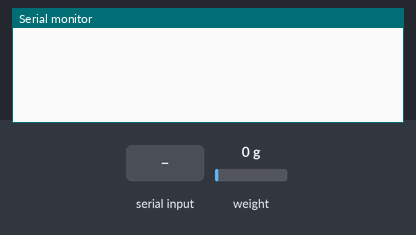
A sketch run on a simulated Arduino Uno, built with avr-gcc and run on an emulated ATmega328P. On the bench: the last lines printed to the serial monitor. Inputs (shaded band) come from the test bench; at power-on: weight on the scale 0 g. EEPROM starts erased.

Above: at 1.2 s.
1.3 s: "start_capture" received over Serial
At 2.41 s:
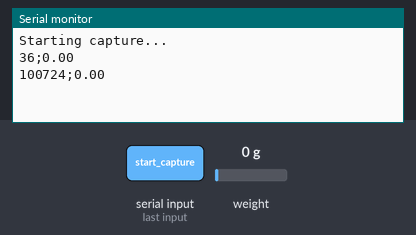
3.8 s: "end_capture" received over Serial
At 5.2 s:
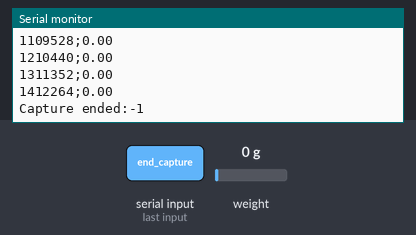
6.3 s: "get_version" received over Serial
At 7.7 s:
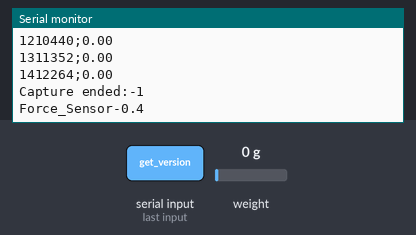
8.8 s: "get_tare" received over Serial
At 10.9 s:
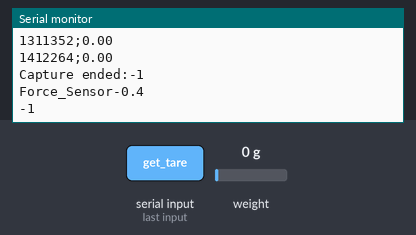
11.3 s: "set_tare" received over Serial
At 13.1 s:
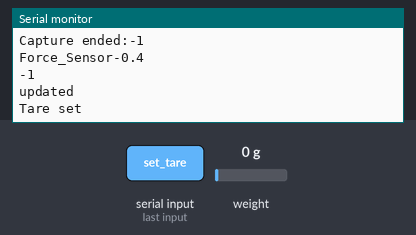
13.8 s: "90,45,200\n" received over Serial
At 15.9 s:
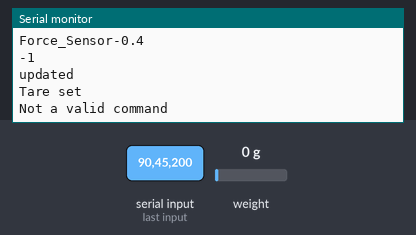
Timing chart, 0 to 17.3 s (numbered marks = the images above; inputs shaded):
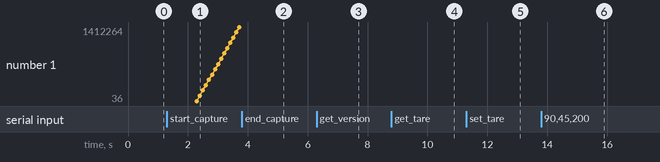

The sketch:

ForceSensor-0.4.ino
```cpp
// (licence header left out)
#include <HX711.h>
#include <EEPROM.h>

#define DOUT  3
#define CLK  2

//Version number //it always need to start with: "Force_Sensor-"
String version = "Force_Sensor-0.4";


int tareAddress = 0;
int calibrationAddress = 4;

//HX711 scale(DOUT, CLK);
HX711 scale;

//Data comming from the cell after resting the offset weight
float offsetted_data = 0;

//Data resulting of appying the calibration_factor to the offsetted_data
float scaled_data = 0;

//The weight used to calibrate the cell
float weight = 0.0;

//Wether the sensor has to capture or not
boolean capturing = false;

//wether the tranmission is in binary format or not
boolean binaryFormat = false;

unsigned long lastTime = 0;
unsigned long currentTime = 0;
unsigned long elapsedTime = 0;
unsigned long totalTime = 0;

void setup() {
  Serial.begin(115200);
  scale.begin(DOUT, CLK);

  long tare = 0;
  EEPROM.get(tareAddress, tare);
  if (tare == -151) {
    scale.set_offset(10000);// Usual value  in Chronojump strength gauge
    EEPROM.put(tareAddress, 10000);
  } else {
    scale.set_offset(tare);
  }


  //The factor to convert the units coming from the cell to the units used in the calibration
  float calibration_factor = 0.0f;
  EEPROM.get(calibrationAddress, calibration_factor);
  if (isnan(calibration_factor)) {
    scale.set_scale(915.0);// Usual value  in Chronojump strength gauge
    EEPROM.put(calibrationAddress, 915.0);
  } else {
    scale.set_scale(calibration_factor);
  }
}

void loop() {

  if (capturing)
  {
    currentTime = micros();

    //Managing the timer overflow
    if (currentTime > lastTime)      //No overflow
    {
      elapsedTime = currentTime - lastTime;
    } else  if (currentTime <= lastTime)  //Overflow
    {
      elapsedTime = (4294967295 - lastTime) + currentTime; //Time from the last measure to the overflow event plus the currentTime
    }
    totalTime += elapsedTime;
    lastTime = currentTime;
    Serial.print(totalTime);
    Serial.print(";");
    Serial.println(scale.get_units(), 2); //scale.get_units() returns a float
    // Serial.println(scale.get_value(), 2);
  }

  //Checking if there's incoming serial data
  if (Serial.available()) { processSerial();}
}

//In old version SerialEvent() was used but the nano every don't support it
void processSerial()
{
  String inputString = Serial.readString();
  String commandString = inputString.substring(0, inputString.lastIndexOf(":"));
  //  while (Serial.available())
  //  {
  //    char inChar = (char)Serial.read();
  //    inputString += inChar;
  //    if (inChar == '\n') {
  //       commandString = inputString.substring(0, inputString.lastIndexOf(":"));
  //    }

  if (commandString == "start_capture") {
    start_capture();
  } else if (commandString == "end_capture") {
    end_capture();
  } else if (commandString == "get_version") {
    get_version();
  } else if (commandString == "get_calibration_factor") {
    get_calibration_factor();
  } else if (commandString == "set_calibration_factor") {
    set_calibration_factor(inputString);
  } else if (commandString == "calibrate") {
    calibrate(inputString);
  } else if (commandString == "get_tare") {
    get_tare();
  } else if (commandString == "set_tare") {
    set_tare(inputString);
  } else if (commandString == "tare") {
    tare();
  } else if (commandString == "get_transmission_format") {
    get_transmission_format();
  } else {
    Serial.println("Not a valid command");
  }
  inputString = "";
  //  }
}

void start_capture()
{
  Serial.println("Starting capture...");
  totalTime = 0;
  lastTime = micros();
  capturing = true;
}

void end_capture()
{
  capturing = false;
  Serial.print("Capture ended:");
  Serial.println(scale.get_offset());
}
void get_version()
{
  Serial.println(version);
}

void get_calibration_factor()
{
  Serial.println(scale.get_scale());
}

void set_calibration_factor(String inputString)
{
  //Reading the argument of the command. Located within the ":" and the ";"
  String calibration_factor = get_command_argument(inputString);
  //Serial.println(calibration_factor.toFloat());
  scale.set_scale(calibration_factor.toFloat());
  float stored_calibration = 0.0f;
  EEPROM.get(calibrationAddress, stored_calibration);
  if (stored_calibration != calibration_factor.toFloat()) {
    EEPROM.put(calibrationAddress, calibration_factor.toFloat());
  }
  Serial.println("Calibration factor set");
}

void calibrate(String inputString)
{
  //Reading the argument of the command. Located within the ":" and the ";"
  String weightString = get_command_argument(inputString);
  float weight = weightString.toFloat();
  //mean of 255 values comming from the cell after resting the offset.
  double offsetted_data = scale.get_value(50);

  //offsetted_data / calibration_factor
  float calibration_factor = offsetted_data / weight / 9.81; //We want to return Newtons.
  scale.set_scale(calibration_factor);
  EEPROM.put(calibrationAddress, calibration_factor);
  Serial.print("Calibrating OK:");
  Serial.println(calibration_factor);
}

void tare()
{
  scale.tare(50); //Reset the scale to 0 using the mean of 255 raw values
  EEPROM.put(tareAddress, scale.get_offset());
  Serial.print("Taring OK:");
  Serial.println(scale.get_offset());
}

void get_tare()
{
  Serial.println(scale.get_offset());
}

void set_tare(String inputString)
{
  String tare = get_command_argument(inputString);
  long value = tare.toInt();
  scale.set_offset(value);
  long stored_tare = 0;
  EEPROM.get(tareAddress, stored_tare);
  if (stored_tare != value) {
    EEPROM.put(tareAddress, value);
    Serial.println("updated");
  }
  Serial.println("Tare set");
}

String get_command_argument(String inputString)
{
  return (inputString.substring(inputString.lastIndexOf(":") + 1, inputString.lastIndexOf(";")));
}

void get_transmission_format()
{
  if (binaryFormat)
  {
    Serial.println("binary");
  } else
  {
    Serial.println("text");
  }
}
```

Measured:
- after the input at 1.3 s, the serial monitor: prints a new line after 1.0 s (image 1)
- after the input at 3.8 s, the serial monitor: prints a new line after 1.0 s (image 2)
- after the input at 6.3 s, the serial monitor: prints a new line after 1.0 s (image 3)
- after the input at 8.8 s, the serial monitor: prints a new line after 1.0 s (image 4)
- after the input at 11.3 s, the serial monitor: prints a new line after 1.0 s (image 5)
- after the input at 13.8 s, the serial monitor: prints a new line after 1.0 s (image 6)
